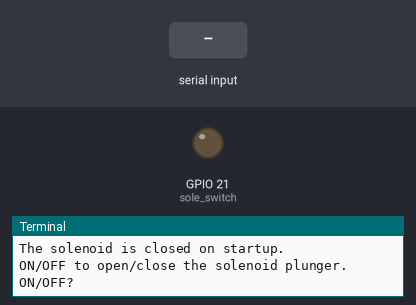
A program run on a simulated Raspberry Pi (BCM pin numbers). On the bench: output pins drawn as LEDs (lit = HIGH), the last lines printed to the terminal. Inputs (shaded band) come from the test bench.

Above: at 1.2 s.
1.3 s: "ON" typed at the terminal, then Enter
At 1.9 s:
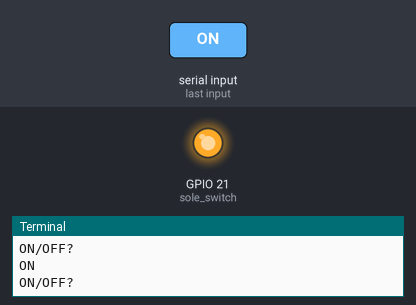
2.8 s: "OFF" typed at the terminal, then Enter
At 4.2 s:
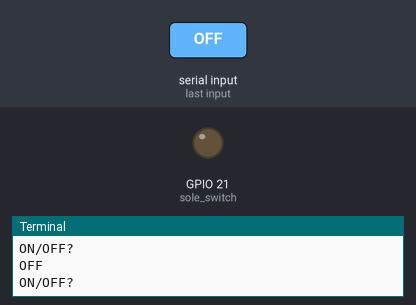
Timing chart, 0 to 5.8 s (numbered marks = the images above; inputs shaded):
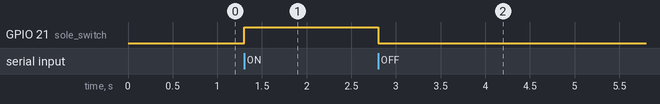

The program:

rpi-solenoid.py
```python
import gpiozero as GPIO
import time

# GPIO setup for solenoid switch as an output device
switch_pin = 21
sole_switch = GPIO.OutputDevice(switch_pin)

try:
  print("The solenoid is closed on startup.")
  print("ON/OFF to open/close the solenoid plunger.")

  while True:
    command = input("ON/OFF?\t").strip().upper()
    if command == "ON":
      sole_switch.on()
    elif command == "OFF":
      sole_switch.off()
    else:
      print("Enter ON/OFF please!!")
    continue

except KeyboardInterrupt:
  sole_switch.close()
```

Measured:
- after the input at 1.3 s, GPIO 21 (sole_switch): LOW → HIGH at once
- after the input at 2.8 s, GPIO 21 (sole_switch): HIGH → LOW at once
